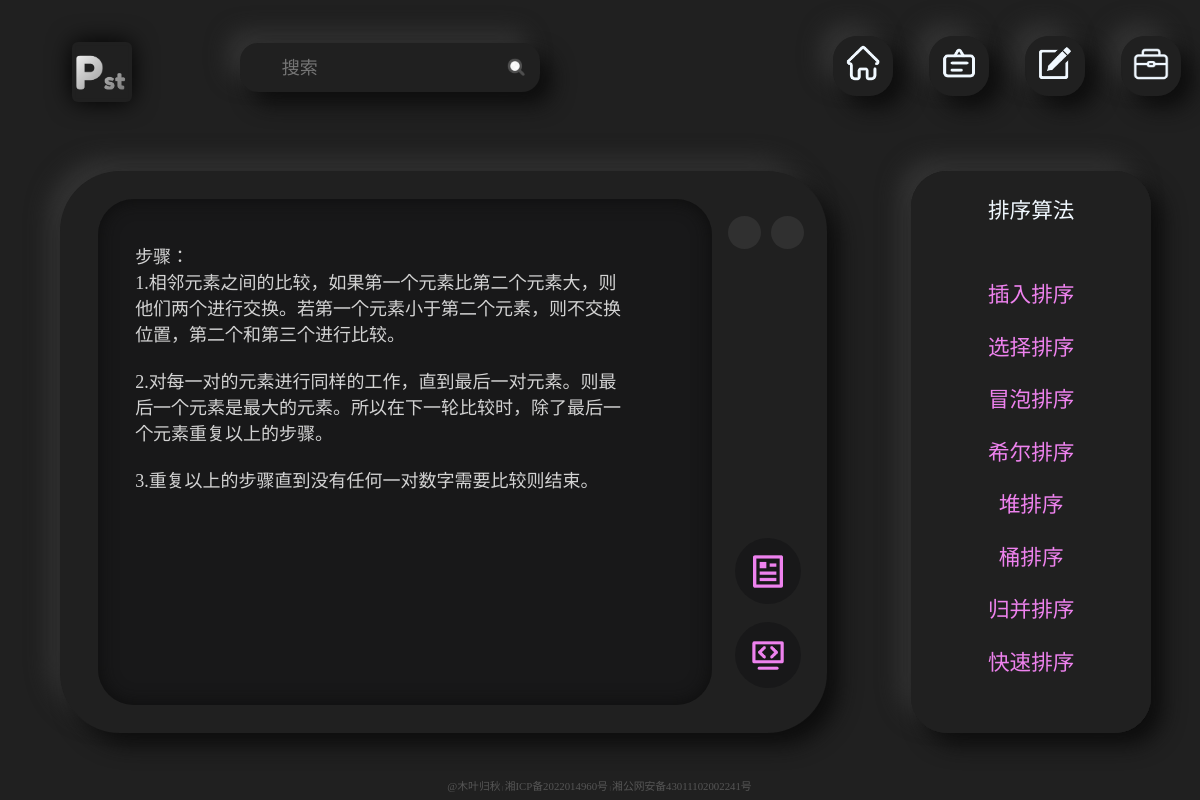
The app's page /app_2/?id=1&title=冒泡排序 with its own data.
### app_2/models.py (models this page shows, shortened)
class Chapter(models.Model):
    headline = models.ForeignKey(Section, on_delete=models.CASCADE)
    title = models.CharField(max_length=15)
    content = models.TextField()
    codes = models.TextField()
    class Meta:
        verbose_name = '章节'
        verbose_name_plural = '章节'

class Section(models.Model):
    id = models.IntegerField(primary_key=True)
    title = models.CharField(max_length=15)
    class Meta:
        verbose_name = '目录'
        verbose_name_plural = '目录'

### app_2/views.py (the view)
# urls.py: path('app_2/', include('app_2.urls')),
def app_2(request):
    sections = Section.objects.all()
    id = request.GET.get('id')
    if id:
        section = Section.objects.filter(id=id)[0]
        chapters = Chapter.objects.filter(headline_id=id)
        title = request.GET.get('title')
        if title:
            chapter = Chapter.objects.filter(title=title)[0]
        else:
            pass
    else:
        pass
    return render(request, 'app_2.html', locals())

### templates/app_2.html (shortened to what this page needs)
{% extends "base.html" %}
{% block static %}
    {% load static %}
    <link rel="stylesheet" href="{% static 'app_2/app_2.css' %}">
{% endblock %}
{% block body %}
    <div class="app_2_warp">
        <div class="app_2_left">
            <div class="cc_warp">
                <div class="app_2_content">
                    {% if chapter %}
                        <pre>{{ chapter.content }}</pre>
                    {% else %}
                        <p>您还没选择内容</p>
                    {% endif %}
                </div>
                <div class="app_2_code">
                    {% if chapter %}
                        <pre>{{ chapter.codes }}</pre>
                    {% else %}
                        <p>您还没选择内容</p>
                    {% endif %}
                </div>
            </div>
            <div class="app_2_change_l">
                    <label for="r21" id="l21"><img src="{% static 'content.png' %}"></label>
                    <label for="r22" id="l22"><img src="{% static 'code.png' %}"></label>
            </div>
            <div class="app_2_change_r">
                <label for="r21_" id="l21_"></label>
                <label for="r22_" id="l22_"></label>
            </div>
        </div>
        <div class="app_2_right">
            <div class="app_2_chapter app_2_list">
                <p>目录</p>
                <div class="app_2_scroll">
                    {% for s in sections %}
                        <p><a href="{% url 'app_2' %}?id={{ s.id }}">{{ s.title }}</a></p>
                    {% endfor %}
                </div>
            </div>
            <div class="app_2_title app_2_list">
                {% if section %}
                <p>{{ section.title }}</p>
                    <div class="app_2_scroll">
                        {% for c in chapters %}
                            <p><a href="{% url 'app_2' %}?id={{ section.id }}&title={{ c.title }}">{{ c.title }}</a></p>
                        {% endfor %}
                    </div>
                {% else %}
                <p>没有选择章节</p>
                {% endif %}
            </div>
        </div>
    </div>
{% endblock %}

### publicStatic/base.css (style rules this page uses)
html { font-size: 10px; font-family: 微软雅黑; }
body { background-color: #202020; padding: 0; margin: 0; }

### publicStatic/app_2/app_2.css (style rules this page uses)
.app_2_warp { width: 100%; height: 80%; top: 15%; left: 0; position: absolute; }
.app_2_left { width: 64%; height: 88%; left: 5%; top: 8%; position: absolute; border-radius: 10rem; box-shadow: 2rem 2rem 3.5rem #0d0d0d, -2rem -2rem 3.5rem #333333; }
.cc_warp { width: 80%; height: 90%; left: 5%; top: 5%; position: absolute; border-radius: 6rem; background-color: #181819; box-shadow: 0 0 3rem inset #0d0d0d; transform-style: preserve-3d; }
#r21:checked ~.app_2_content { transform: translateZ(1px); }
.app_2_content { width: 88%; height: 90%; left: 6%; top: 5%; position: absolute; font-size: 3rem; font-family: "微软雅黑"; color: lightgray; background-color: #181819; overflow-y: scroll; }
.app_2_code { width: 88%; height: 90%; left: 6%; top: 5%; position: absolute; font-size: 3rem; font-family: "微软雅黑"; color: lightgray; background-color: #181819; overflow-y: scroll; }
.app_2_change_l { width: 8%; height: 25rem; right: 4%; bottom: 8%; position: absolute; }
.app_2_change_l label { width: 11rem; height: 11rem; border-radius: 50%; display: block; background-color: #181819; position: absolute; }
.app_2_change_l img { width: 60%; height: 60%; left: 20%; top: 20%; position: absolute; }
#l21 { top: 0; }
#l22 { bottom: 0; }
.app_2_change_r { width: 10%; height: 12%; right: 3%; top: 8%; position: absolute; }
.app_2_change_r label { display: block; width: 5.5rem; height: 5.5rem; border-radius: 50%; position: absolute; background-color: #303030; transition: 0.4s all ease-in-out; }
#l21_ { left: 0; }
#l22_ { right: 0; }
pre { width: 90%; height: auto; white-space: pre-wrap; font-family: "微软雅黑"; }
.app_2_right { width: 20%; height: 88%; background-color: #202020; right: 4%; top: 8%; position: absolute; border-radius: 6rem; box-shadow: 2rem 2rem 3.5rem #0d0d0d, -2rem -2rem 3.5rem #333333; transform-style: preserve-3d; }
.app_2_list { width: 100%; height: 100%; position: absolute; background-color: #202020; border-radius: 6rem; }
.app_2_list p { text-align: center; font-size: 3.6rem; color: aliceblue; }
.app_2_scroll { width: 80%; height: 75%; left: 10%; top: 15%; position: absolute; overflow-y: scroll; }
.app_2_scroll p { text-align: center; font-size: 3.6rem; color: aliceblue; }
.app_2_scroll a { text-decoration: none; color: violet; }

### records on screen
Chapter: codes "nums = [] #遍历未排序的字串 for i in range(0, len(nums) - 1): #遍历未排序的元素 for j in range(0, len(nums) - 1 - i): #将较大的元素放在序列后端 if nums[j] >= nums[j+1]: nums[j], nums[j+1] = nums[j+1], nums[j] #输出升序序列 print(nums)", title "冒泡排序"
Section: title "排序算法"
Chapter: title "插入排序"
Chapter: title "选择排序"
Chapter: title "希尔排序"
Chapter: title "堆排序"
Chapter: title "桶排序"
Chapter: title "归并排序"
Chapter: title "快速排序"
